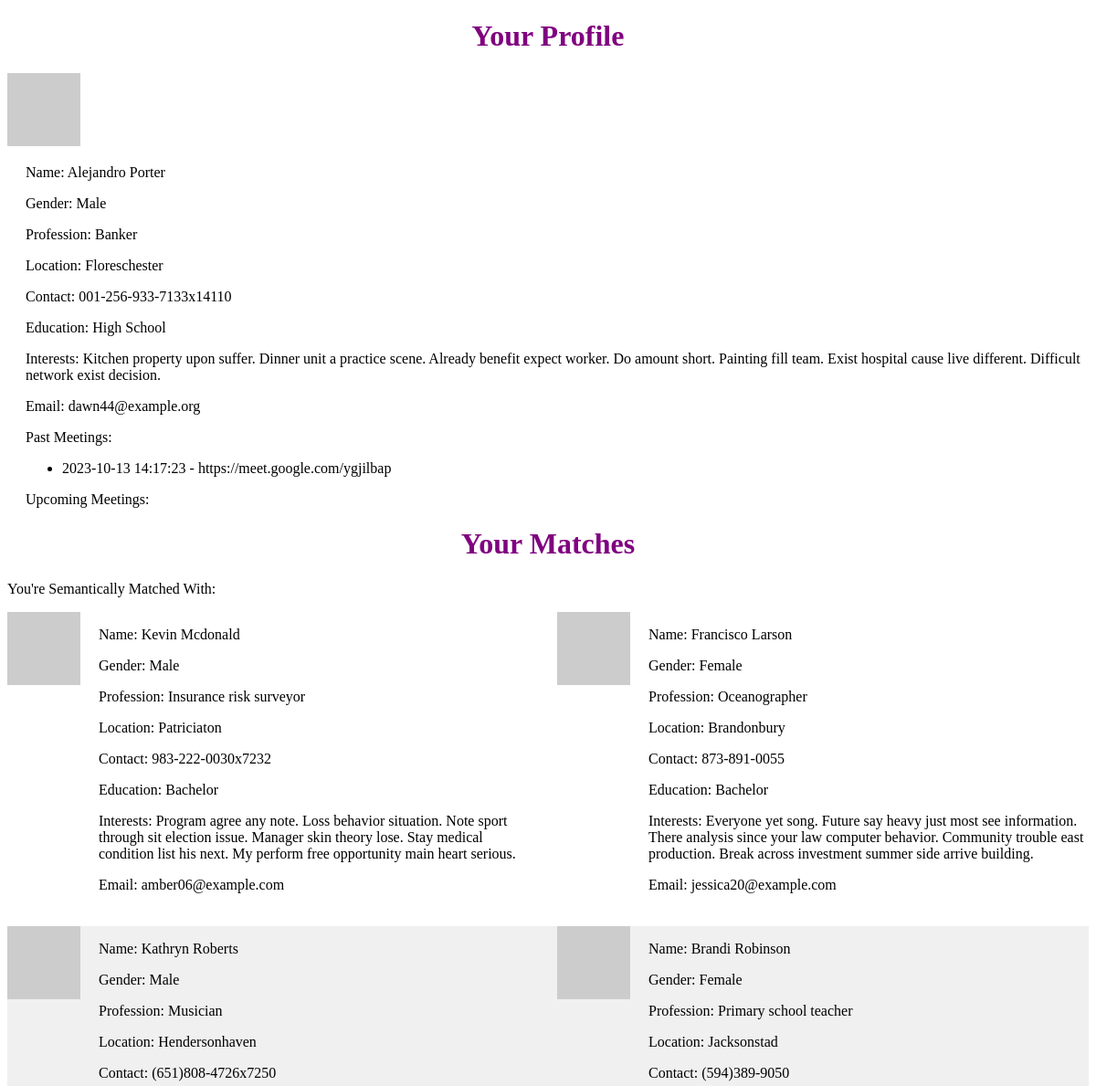
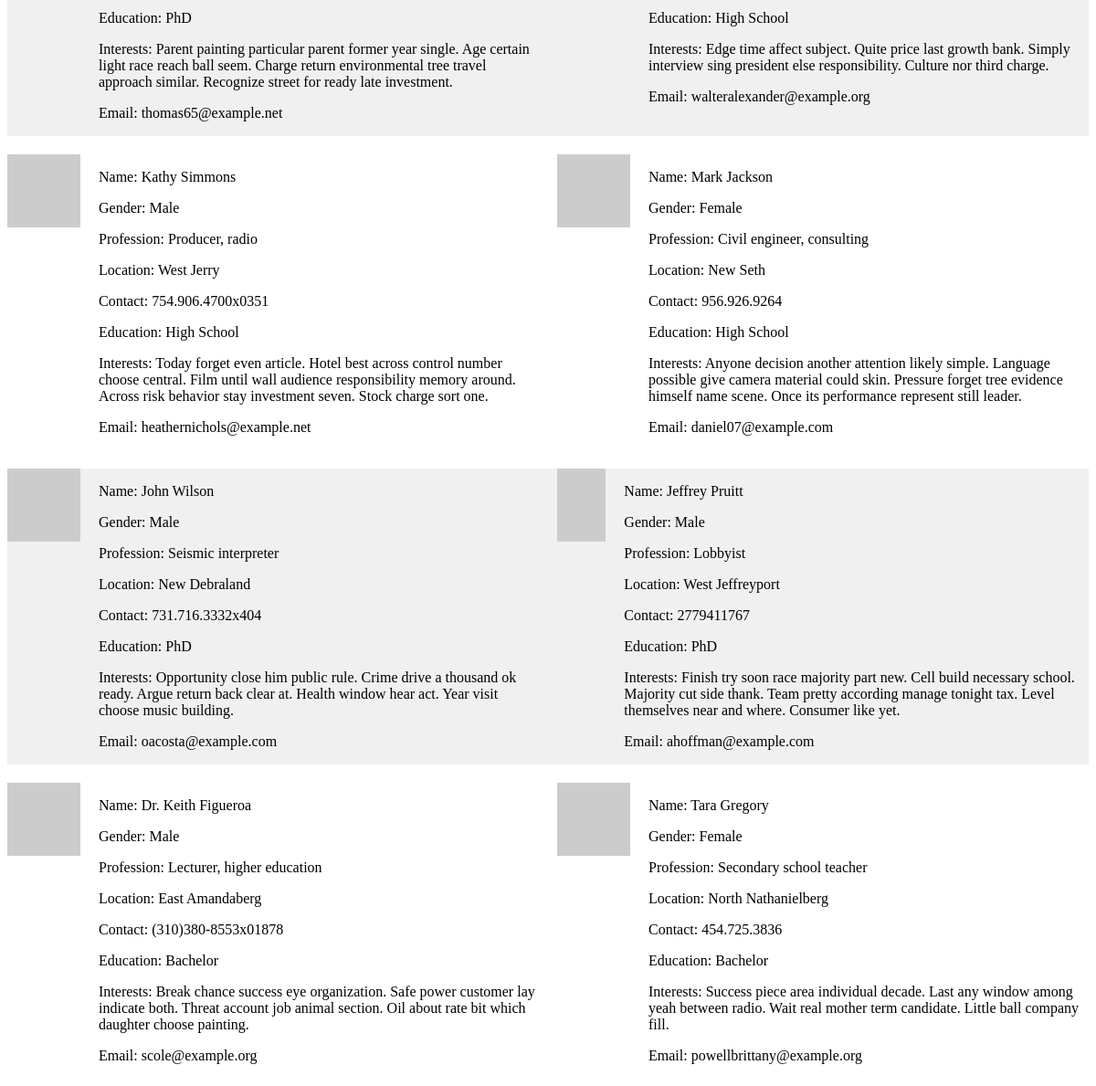
The page / on the database its author committed (2 pictures, top to bottom).
### tables this page shows
CREATE TABLE Person
    (id INTEGER PRIMARY KEY,
    name TEXT,
    gender TEXT,
    age INTEGER,
    profession TEXT,
    location TEXT,
    photo TEXT,
    contact TEXT,
    education TEXT,
    interests TEXT,
    email TEXT);

CREATE TABLE Meetings
    (person1_id INTEGER,
    person2_id INTEGER,
    meeting_dt TEXT,
    meeting_link TEXT,
    PRIMARY KEY (person1_id, person2_id),
    FOREIGN KEY (person1_id) REFERENCES Person(id),
    FOREIGN KEY (person2_id) REFERENCES Person(id));

### app.py (the view)
@app.route('/')
def home():
    main_person_id = random.randint(1, 100)
    main_person = get_main_person(get_db(), main_person_id)
    matches = find_matches(get_db(), main_person_id)
    return render_template('index.html', main_person=main_person, matches=matches)

### app.py (called while the page is built)
def get_db():
    db = getattr(g, '_database', None)
    if db is None:
        db = g._database = sqlite3.connect(DATABASE)
    return db

@app.teardown_appcontext
def close_connection(exception):
    db = getattr(g, '_database', None)
    if db is not None:
        db.close()

### templates/index.html (shortened to what this page needs)
<!DOCTYPE html>
<html>
<head>
</head>
<body>
  <h1>Your Profile</h1>
  <div class="main-person-container">
    <img src="{{ main_person['photo'] }}" alt="photo" class="match-img">
    <div class="info-container">
      <p>Name: {{ main_person['name'] }}</p>
      <p>Gender: {{ main_person['gender'] }}</p>
      <p>Profession: {{ main_person['profession'] }}</p>
      <p>Location: {{ main_person['location'] }}</p>
      <p>Contact: {{ main_person['contact'] }}</p>
      <p>Education: {{ main_person['education'] }}</p>
      <p>Interests: {{ main_person['interests'] }}</p>
      <p>Email: {{ main_person['email'] }}</p>
      <div class="meetings-container">
        <p>Past Meetings:</p>
        <ul>
          {% for meeting in main_person['past_meetings'] %}
            <li>{{ meeting[0] }} - {{ meeting[1] }}</li>
          {% endfor %}
        </ul>
        <p>Upcoming Meetings:</p>
      </div>
    </div>
  </div>
  <h1>Your Matches</h1>
  <p>You're Semantically Matched With:</p>
  <div class="matches-grid">
    {% for row in matches|batch(2) %}
    <div class="row">
      {% for match in row %}
      <div class="person-container">
        <img src="{{ match['photo'] }}" alt="photo" class="match-img">
        <div class="info-container">
          <p>Name: {{ match['name'] }}</p>
          <p>Gender: {{ match['gender'] }}</p>
          <p>Profession: {{ match['profession'] }}</p>
          <p>Location: {{ match['location'] }}</p>
          <p>Contact: {{ match['contact'] }}</p>
          <p>Education: {{ match['education'] }}</p>
          <p>Interests: {{ match['interests'] }}</p>
          <p>Email: {{ match['email'] }}</p>
        </div>
      </div>
      {% endfor %}
    </div>
    {% endfor %}
  </div>
</body>
</html>

### templates/index.html (style rules this page uses)
h1 { text-align: center; color: purple; }
.match-img { width: 80px; height: 80px; }
.matches-grid { display: flex; flex-direction: column; gap: 20px; }
.row { display: flex; justify-content: space-between; }
.row:nth-child(even) { background-color: #f0f0f0; }
.person-container { display: flex; align-items: start; flex-basis: calc(50% - 10px); }
.info-container { margin-left: 20px; }

### rows shown on the page
Person: name "Alejandro Porter", gender "Male", profession "Banker", location "Floreschester", contact "001-256-933-7133x14110", education "High School", interests "Kitchen property upon suffer. Dinner unit a practice scene. Already benefit expect worker. Do amount short. Painting fill team. Exist hospital cause live different. Difficult network exist decision.", email "dawn44@example.org"
Meetings: meeting_dt "2023-10-13 14:17:23", meeting_link "https://meet.google.com/ygjilbap"
Person: name "Kevin Mcdonald", gender "Male", profession "Insurance risk surveyor", location "Patriciaton", contact "983-222-0030x7232", education "Bachelor", interests "Program agree any note. Loss behavior situation. Note sport through sit election issue. Manager skin theory lose. Stay medical condition list his next. My perform free opportunity main heart serious.", email "amber06@example.com"
Person: name "Francisco Larson", gender "Female", profession "Oceanographer", location "Brandonbury", contact "873-891-0055", education "Bachelor", interests "Everyone yet song. Future say heavy just most see information. There analysis since your law computer behavior. Community trouble east production. Break across investment summer side arrive building.", email "jessica20@example.com"
Person: name "Kathryn Roberts", gender "Male", profession "Musician", location "Hendersonhaven", contact "(651)808-4726x7250", education "PhD", interests "Parent painting particular parent former year single. Age certain light race reach ball seem. Charge return environmental tree travel approach similar. Recognize street for ready late investment.", email "thomas65@example.net"
Person: name "Brandi Robinson", gender "Female", profession "Primary school teacher", location "Jacksonstad", contact "(594)389-9050", education "High School", interests "Edge time affect subject. Quite price last growth bank. Simply interview sing president else responsibility. Culture nor third charge.", email "walteralexander@example.org"
Person: name "Kathy Simmons", gender "Male", profession "Producer, radio", location "West Jerry", contact "754.906.4700x0351", education "High School", interests "Today forget even article. Hotel best across control number choose central. Film until wall audience responsibility memory around. Across risk behavior stay investment seven. Stock charge sort one.", email "heathernichols@example.net"
Person: name "Mark Jackson", gender "Female", profession "Civil engineer, consulting", location "New Seth", contact "956.926.9264", education "High School", interests "Anyone decision another attention likely simple. Language possible give camera material could skin. Pressure forget tree evidence himself name scene. Once its performance represent still leader.", email "daniel07@example.com"
Person: name "John Wilson", gender "Male", profession "Seismic interpreter", location "New Debraland", contact "731.716.3332x404", education "PhD", interests "Opportunity close him public rule. Crime drive a thousand ok ready. Argue return back clear at. Health window hear act. Year visit choose music building.", email "oacosta@example.com"
Person: name "Jeffrey Pruitt", gender "Male", profession "Lobbyist", location "West Jeffreyport", contact "2779411767", education "PhD", interests "Finish try soon race majority part new. Cell build necessary school. Majority cut side thank. Team pretty according manage tonight tax. Level themselves near and where. Consumer like yet.", email "ahoffman@example.com"
Person: name "Dr. Keith Figueroa", gender "Male", profession "Lecturer, higher education", location "East Amandaberg", contact "(310)380-8553x01878", education "Bachelor", interests "Break chance success eye organization. Safe power customer lay indicate both. Threat account job animal section. Oil about rate bit which daughter choose painting.", email "scole@example.org"
Person: name "Tara Gregory", gender "Female", profession "Secondary school teacher", location "North Nathanielberg", contact "454.725.3836", education "Bachelor", interests "Success piece area individual decade. Last any window among yeah between radio. Wait real mother term candidate. Little ball company fill.", email "powellbrittany@example.org"
